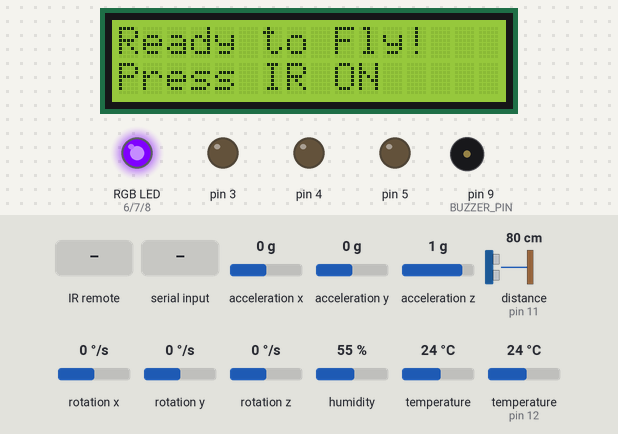
A sketch run on a simulated Arduino Uno, built with avr-gcc and run on an emulated ATmega328P. Shown: 16×2 character LCD, an RGB LED mixed from three pins (HIGH = lit), output pins drawn as LEDs (lit = HIGH), buzzer (waves = sounding). Dashed ring = blinking. The test bench sets the inputs (shaded band); at power-on: temperature (sensor on pin 12) 24 °C, acceleration x 0 g, acceleration y 0 g, acceleration z 1 g, distance to the obstacle (sensor on pin 11) 80 cm, rotation x 0 °/s, rotation y 0 °/s, rotation z 0 °/s, humidity 55 %, temperature 24 °C. Pins used as bus, display or sensor lines are not drawn; what the sketch prints to the serial monitor is not drawn.

Above: at 3.6 s.
3.7 s: infrared code 0x47E9055D received
At 5.6 s:
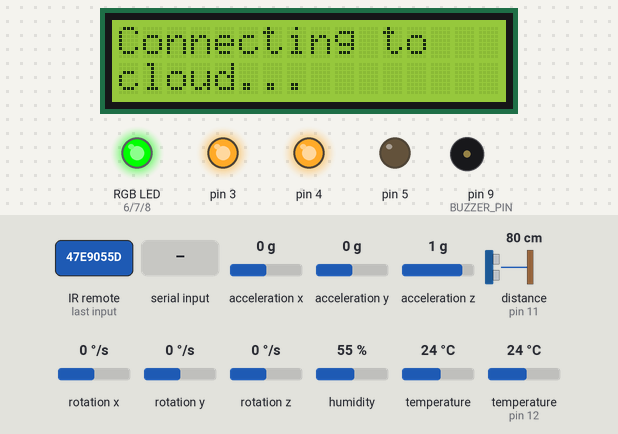
6.6 s: "CLOUD_OK\n" received over Serial
At 7.2 s:
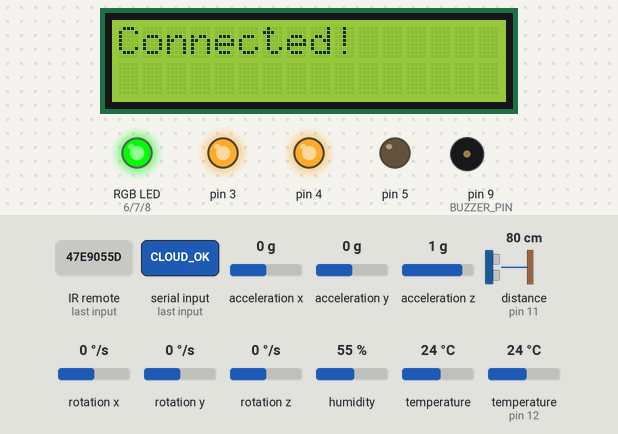
8.2 s: infrared code 0x3BDAB6CD received
At 9.8 s:
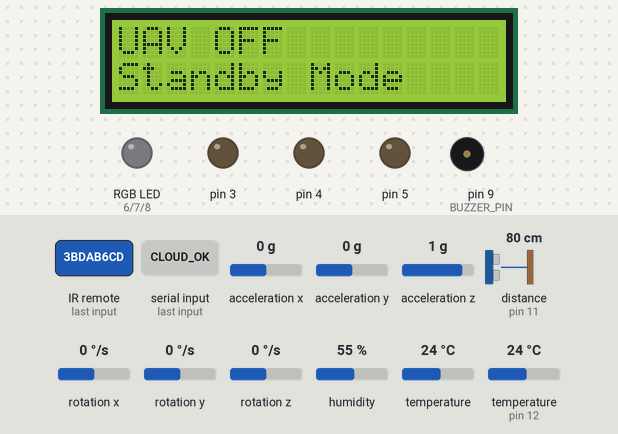
10.7 s: infrared code 0x47E9055D received
At 11.8 s:
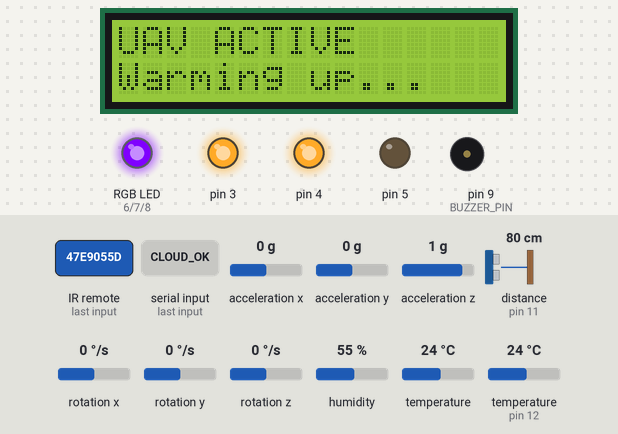
12.4 s: "CLOUD_FAIL\n" received over Serial
At 13.3 s:
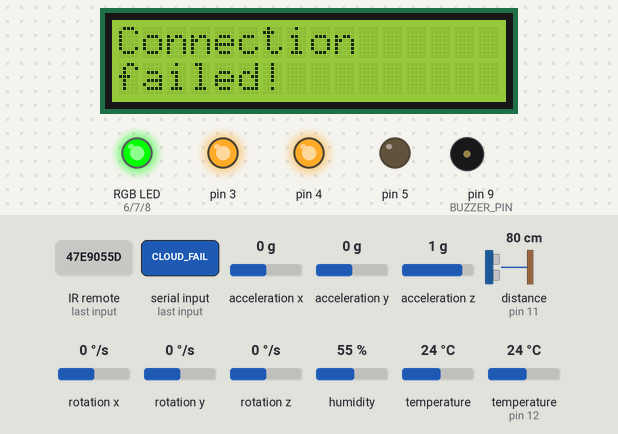
15.4 s: temperature (sensor on pin 12) set to 22 °C
18.4 s: temperature (sensor on pin 12) set to 19 °C
At 23.21 s:
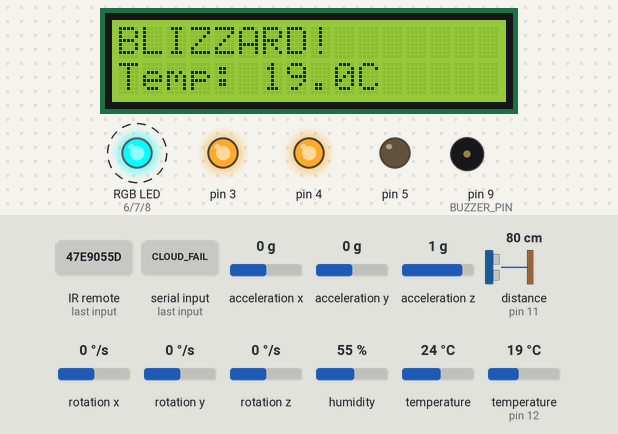
Timing chart, 0 to 26.6 s (numbered marks = the images above; inputs shaded):
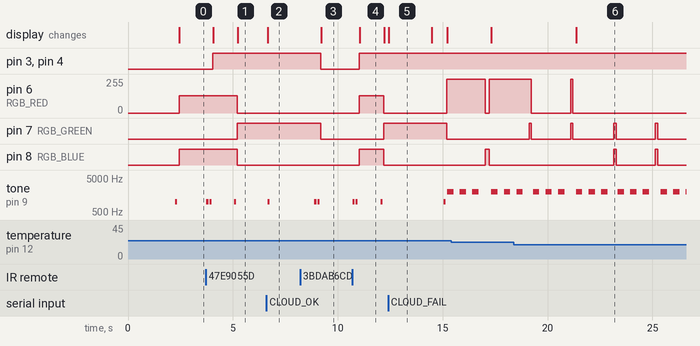

Measured:
- the behaviour switches between 21 and 20 °C on temperature (sensor on pin 12) (found by bisection; images 5 and 6)
- after the input at 3.7 s, pin 3, pin 4: LOW → HIGH after 0.34 s
- after the input at 6.6 s, tone on pin 9 (BUZZER_PIN): silent → 1000 Hz after 0.05 s, → silent 0.10 s later; the display: changes after 0.05 s (image 2)
- after the input at 8.2 s, pin 3, pin 4, pin 7 (RGB_GREEN): HIGH → LOW after 0.99 s; tone on pin 9 (BUZZER_PIN): alternates 1000 Hz for 0.10 s and silent for 0.05 s, 4 changes in all, then stays silent, starting after 0.69 s; the display: changes after 1.0 s (image 3)
- after the input at 10.7 s, pin 3, pin 4: LOW → HIGH after 0.31 s
- after the input at 12.4 s, pin 6 (RGB_RED): 0/255 → 255/255 after 2.8 s; pin 7 (RGB_GREEN): HIGH → LOW after 2.8 s; tone on pin 9 (BUZZER_PIN): silent → 1000 Hz after 2.6 s, → silent 0.10 s later, → 2000 Hz 0.08 s later; the display: changes at once (image 5)
- after the input at 18.4 s, pin 6 (RGB_RED): goes on until 21.2 s, then stays 0/255; pin 8 (RGB_BLUE): alternates HIGH for 0.10 s and LOW for 1.9 s, starting after 4.8 s; the display: changes after 3.0 s (image 6)

The sketch:

UAV_Telemetry_Proto.ino
```cpp
/*
 * =====================================================
 * DISASTER RECON UAV - Main Telemetry Sketch
 * =====================================================
 *
 * This sketch integrates all UAV components:
 * - Sensors: DHT11, MQ-2, Ultrasonic, MPU6050
 * - Actuators: LCD, RGB LED, Piezo Buzzer, DC Motor
 * - Control: IR Remote
 * - Communication: Serial to ThingSpeak via Python
 *
 * Date: 2025-11-30
 * =====================================================
 */

#include <Adafruit_MPU6050.h> // Adafruit MPU6050 library
#include <Adafruit_Sensor.h>
#include <DHT.h>
#include <IRremote.hpp>
#include <LiquidCrystal_I2C.h>
#include <Wire.h>


// Include our modular header files
#include "actuators.h"
#include "config.h"
#include "motor_control.h"
#include "sensors.h"

// Cloud integration variables
struct ThingSpeakData {
  float temp; float humid; int gas; int dist;
  int state; float pitch; float roll; float yaw;
};
ThingSpeakData receivedTSData;
bool cloudConnected = false;
#define THINGSPEAK_MODE 5


// ==========================================
// GLOBAL VARIABLES
// ==========================================

unsigned long lastUpdateTime = 0;
unsigned long lastDisplayUpdate = 0;
unsigned long lastDHTUpdate = 0; // Separate timer for DHT sensor
int displayMode = 0;

SensorData currentData;

// ==========================================
// SETUP
// ==========================================

void setup() {
  // Initialize Serial communication
  Serial.begin(BAUD_RATE);
  Serial.println(F("=============================="));
  Serial.println(F(" Disaster Recon UAV Starting"));
  Serial.println(F("=============================="));

  // Initialize LCD first for user feedback
  initializeLCD();
  delay(2000);

  // Initialize all components
  Serial.println(F("Initializing sensors..."));
  initializeSensors();

  Serial.println(F("Initializing actuators..."));
  initializeRGB();
  initializeBuzzer();

  Serial.println(F("Initializing motor..."));
  initializeMotor();

  Serial.println(F("Initializing IR receiver..."));
  IrReceiver.begin(IR_PIN, ENABLE_LED_FEEDBACK); // Start IR receiver

  // Ready signal
  beepReady(); // Short beep when ready
  displayReady();
  rgbPurple();

  Serial.println(F("System ready! Waiting for IR ON command..."));
  Serial.println(F(""));
}

// ==========================================
// MAIN LOOP
// ==========================================

unsigned long loopCount = 0; // Debug counter

void loop() {
  // Debug: Print every 100 loops to confirm loop is running
  loopCount++;
  if (loopCount % 100 == 0) {
    Serial.print(F("Loop running... count: "));
    Serial.println(loopCount);
  }

  // Check for IR remote commands
  handleIRRemote();

  // If UAV is ON, collect and transmit data
  if (currentState != STATE_OFF) {
    // Check if it's time to update sensors
    unsigned long currentTime = millis();

    // Check for cloud data if connected
    if (cloudConnected) {
      readThingSpeakData();
    }
    // Update DHT sensor more frequently (every 2 seconds for real-time display)
    if (currentTime - lastDHTUpdate >= 2000) {
      lastDHTUpdate = currentTime;
      currentData.temperature = readTemperature();
      currentData.humidity = readHumidity();

      // Update distance and MPU every 2 seconds for obstacle detection
      currentData.distance = readDistance();
      updateMPU();
      currentData.pitch = readPitch();
      currentData.roll = readRoll();
      currentData.yaw = readYaw();

      // ========================================
      // ENVIRONMENTAL THRESHOLD DETECTION
      // ========================================

      // Priority 1: Check for FIRE (Temperature ≥ 30°C)
      if (currentData.temperature >= 30) {
        lcd.clear();
        lcd.print(F("FIRE DETECTED!"));
        lcd.setCursor(0, 1);
        lcd.print(F("Temp: "));
        lcd.print(currentData.temperature, 1);
        lcd.print(F("C"));
        beepEnvironmental(); // Beeep Beeep Beeep
        rgbOrange();
        delay(100);
        rgbOff();
      }
      // Priority 2: Check for COLD/BLIZZARD (Temperature ≤ 20°C)
      else if (currentData.temperature <= 20) {
        lcd.clear();
        lcd.print(F("BLIZZARD!"));
        lcd.setCursor(0, 1);
        lcd.print(F("Temp: "));
        lcd.print(currentData.temperature, 1);
        lcd.print(F("C"));
        beepEnvironmental(); // Beeep Beeep Beeep
        rgbCyan();
        delay(100);
        rgbOff();
      }
      // Priority 3: Check for HURRICANE (Humidity 99-120%)
      else if (currentData.humidity >= 99 && currentData.humidity <= 120) {
        lcd.clear();
        lcd.print(F("HURRICANE!"));
        lcd.setCursor(0, 1);
        lcd.print(F("Humid: "));
        lcd.print(currentData.humidity, 0);
        lcd.print(F("%"));
        beepEnvironmental(); // Beeep Beeep Beeep
        rgbDeepBlue();
        delay(100);
        rgbOff();
      }
      // Priority 4: Check for GAS
      else if (isHazardousGas(currentData.gasLevel)) {
        lcd.clear();
        lcd.print(F("GAS DETECTED!"));
        lcd.setCursor(0, 1);
        lcd.print(F("Level: "));
        lcd.print(currentData.gasLevel);
        beepEnvironmental(); // Beeep Beeep Beeep
        rgbYellow();
        delay(100);
        rgbOff();
      }
      // Priority 5: Check for obstacles (distance < 5cm)
      else if (currentData.distance > 0 && currentData.distance < 5) {
        lcd.clear();
        lcd.print(F("OBSTACLE!"));
        lcd.setCursor(0, 1);
        lcd.print(F("Pulling up..."));
        beepObstacle(); // 5 short bursts
        rgbRed();
        delay(50);
        rgbOff();
      }
      // Priority 6: Check for excessive tilt (MPU)
      else if (abs(currentData.pitch) > 45 || abs(currentData.roll) > 45) {
        lcd.clear();
        lcd.print(F("TILT ALERT!"));
        lcd.setCursor(0, 1);
        lcd.print(F("Leveling..."));
        beepObstacle(); // 5 short bursts
        rgbRed();
        delay(50);
        rgbOff();
      }
    }

    // Update sensors and send data every UPDATE_INTERVAL (15 seconds)
    if (currentTime - lastUpdateTime >= UPDATE_INTERVAL) {
      lastUpdateTime = currentTime;

      // Read gas sensor
      currentData.gasLevel = readGasLevel();

      // Update state based on sensor readings
      updateState(currentData);

      // Send data to Serial (for Python to upload to ThingSpeak)
      sendDataToSerial(currentData);

      // Brief flash to indicate data transmission
      rgbBlue();
      delay(200);

      // Restore state color
      if (currentState == STATE_ACTIVE)
        rgbGreen();
      else if (currentState == STATE_ALERT)
        rgbRed();
    }

    // Update LCD display (rotate every 10 seconds)
    if (currentTime - lastDisplayUpdate >= 10000) {
      lastDisplayUpdate = currentTime;

      if (currentState == STATE_ACTIVE) {
        displayMode++;
        if (displayMode > THINGSPEAK_MODE) {
          displayMode = 0;
        }

        if (displayMode == THINGSPEAK_MODE && cloudConnected) {
          displayThingSpeakData(0);
        } else {
          displaySensorData(currentData, displayMode);
        }
      }
    }
  }

  // Small delay for stability
  delay(50);
}

// ==========================================
// IR REMOTE HANDLER
// ==========================================

void handleIRRemote() {
  // Check if IR data is available
  if (IrReceiver.decode()) {
    unsigned long irCode = IrReceiver.decodedIRData.decodedRawData;

    // Ignore repeat codes (0x0) - only process actual button codes
    if (irCode != 0x0) {
      Serial.println(F("=== IR SIGNAL DETECTED ==="));
      Serial.print(F("IR Code received: 0x"));
      Serial.println(irCode, HEX);

      beepIR(); // Short beep for IR button press

      // SIMPLIFIED: ANY button toggles UAV ON/OFF
      if (currentState == STATE_OFF) {
        // Turn ON
        Serial.println(F("IR: Turning UAV ON"));
        setState(STATE_IDLE);
        delay(1000); // Brief warm-up period
        setState(STATE_ACTIVE);

        // Connect to cloud
        connectToCloud();
      } else {
        // Turn OFF
        Serial.println(F("IR: Turning UAV OFF"));
        cloudConnected = false;
        setState(STATE_OFF);
      }
    }

    IrReceiver.resume(); // Enable receiving of the next value
  }
}

// ==========================================
// SEND DATA TO SERIAL (CSV FORMAT)
// ==========================================

void sendDataToSerial(SensorData data) {
  // Send CSV formatted data for Python script
  // Format: temp,humid,gas,dist,state,pitch,roll,yaw

  Serial.print(data.temperature, 1);
  Serial.print(F(","));
  Serial.print(data.humidity, 1);
  Serial.print(F(","));
  Serial.print(data.gasLevel);
  Serial.print(F(","));
  Serial.print(data.distance);
  Serial.print(F(","));
  Serial.print(currentState);
  Serial.print(F(","));
  Serial.print(data.pitch, 1);
  Serial.print(F(","));
  Serial.print(data.roll, 1);
  Serial.print(F(","));
  Serial.println(data.yaw, 1); // println for newline at end
}


// Cloud connection function
void connectToCloud() {
  lcd.clear();
  lcd.print(F("Connecting to"));
  lcd.setCursor(0, 1);
  lcd.print(F("cloud..."));
  Serial.println("CONNECT_CLOUD");

  unsigned long startTime = millis();
  while (millis() - startTime < 5000) {
    if (Serial.available()) {
      String response = Serial.readStringUntil('\n');
      if (response == "CLOUD_OK") {
        cloudConnected = true;
        lcd.clear();
        lcd.print(F("Connected!"));
        beepReady();
        delay(2000);
        return;
      } else if (response == "CLOUD_FAIL") {
        cloudConnected = false;
        lcd.clear();
        lcd.print(F("Connection"));
        lcd.setCursor(0, 1);
        lcd.print(F("failed!"));
        delay(2000);
        return;
      }
    }
    delay(100);
  }
  cloudConnected = false;
  lcd.clear();
  lcd.print(F("Timeout!"));
  delay(2000);
}

// Read ThingSpeak data from serial
void readThingSpeakData() {
  static String receivedString = "";
  static boolean newData = false;

  while (Serial.available()) {
    char inChar = (char)Serial.read();
    if (inChar == '\n') {
      newData = true;
      break;
    }
    if (isDigit(inChar) || inChar == '.' || inChar == '-' || inChar == '|') {
      receivedString += inChar;
    }
  }

  if (newData) {
    char tempStr[receivedString.length() + 1];
    receivedString.toCharArray(tempStr, sizeof(tempStr));
    char *token = strtok(tempStr, "|");
    int fieldIndex = 0;

    while (token != NULL) {
      float value = atof(token);
      switch (fieldIndex) {
        case 0: receivedTSData.temp = value; break;
        case 1: receivedTSData.humid = value; break;
        case 2: receivedTSData.gas = (int)value; break;
        case 3: receivedTSData.dist = (int)value; break;
        case 4: receivedTSData.state = (int)value; break;
        case 5: receivedTSData.pitch = value; break;
        case 6: receivedTSData.roll = value; break;
        case 7: receivedTSData.yaw = value; break;
      }
      fieldIndex++;
      token = strtok(NULL, "|");
    }
    receivedString = "";
    newData = false;
  }
}

// Display ThingSpeak cloud data
void displayThingSpeakData(int mode) {
  static int tsDisplayStep = 0;
  lcd.clear();
  lcd.setCursor(0, 0);

  if (tsDisplayStep == 0) {
    lcd.print(F("Cloud T/H: "));
    lcd.print(receivedTSData.temp, 1);
    lcd.setCursor(0, 1);
    lcd.print(receivedTSData.humid, 0);
    lcd.print(F("%"));
  }
  else if (tsDisplayStep == 1) {
    lcd.print(F("Cloud Gas: "));
    lcd.print(receivedTSData.gas);
    lcd.setCursor(0, 1);
    lcd.print(F("Dist: "));
    lcd.print(receivedTSData.dist);
    lcd.print(F("cm"));
  }
  else if (tsDisplayStep == 2) {
    lcd.print(F("Cloud P/R: "));
    lcd.print(receivedTSData.pitch, 0);
    lcd.setCursor(0, 1);
    lcd.print(receivedTSData.roll, 0);
    lcd.print(F(" deg"));
  }
  else if (tsDisplayStep == 3) {
    lcd.print(F("Cloud Yaw: "));
    lcd.print(receivedTSData.yaw, 0);
    lcd.setCursor(0, 1);
    lcd.print(F("State: "));
    lcd.print(receivedTSData.state);
  }

  tsDisplayStep++;
  if (tsDisplayStep > 3) tsDisplayStep = 0;
}
```

actuators.h
```cpp
/*
 * Actuator Functions for Disaster Recon UAV
 *
 * Controls all output devices:
 * - LCD Display (I2C 16x2)
 * - RGB LED (status indicator)
 * - Piezo Buzzer (alerts)
 */

#ifndef ACTUATORS_H
#define ACTUATORS_H

#include "config.h"  // For LCD_ADDRESS, RGB pins, buzzer constants
#include "sensors.h" // For SensorData type
#include <LiquidCrystal_I2C.h>

// Global LCD object
LiquidCrystal_I2C lcd(LCD_ADDRESS, LCD_COLS, LCD_ROWS);

// ==========================================
// LCD INITIALIZATION
// ==========================================

void initializeLCD() {
  lcd.init();
  lcd.backlight();
  lcd.clear();
  lcd.print(F("UAV Initializing"));
  lcd.setCursor(0, 1);
  lcd.print(F("Please wait..."));
}

// ==========================================
// LCD DISPLAY FUNCTIONS
// ==========================================

void displayReady() {
  lcd.backlight();
  lcd.clear();
  lcd.print(F("Ready to Fly!"));
  lcd.setCursor(0, 1);
  lcd.print(F("Press IR ON"));
}

void displayOff() {
  lcd.backlight();
  lcd.clear();
  lcd.print(F("UAV OFF"));
  lcd.setCursor(0, 1);
  lcd.print(F("Standby Mode"));
}

void displaySensorData(SensorData data, int displayMode) {
  lcd.backlight();
  lcd.clear();

  // Rotate display between different sensor readings
  switch (displayMode % 4) {
  case 0: // Temperature & Humidity
    lcd.print(F("T:"));
    lcd.print(data.temperature, 1);
    lcd.print(F("C H:"));
    lcd.print(data.humidity, 0);
    lcd.print(F("%"));
    lcd.setCursor(0, 1);
    lcd.print(F("Gas:"));
    lcd.print(data.gasLevel);
    break;

  case 1: // Gas & Distance
    lcd.print(F("Gas:"));
    lcd.print(data.gasLevel);
    lcd.print(F(" ("));
    lcd.print((data.gasLevel * 100) / 1023);
    lcd.print(F("%)"));
    lcd.setCursor(0, 1);
    lcd.print(F("Dist:"));
    lcd.print(data.distance);
    lcd.print(F(" cm"));
    break;

  case 2: // Pitch & Roll
    lcd.print(F("Pitch:"));
    lcd.print(data.pitch, 1);
    lcd.setCursor(0, 1);
    lcd.print(F("Roll:"));
    lcd.print(data.roll, 1);
    break;

  case 3: // Yaw
    lcd.print(F("Yaw:"));
    lcd.print(data.yaw, 1);
    lcd.setCursor(0, 1);
    lcd.print(F("Heading"));
    break;
  }
}

void displayAlert() {
  lcd.backlight();
  lcd.clear();
  lcd.print(F("!!! ALERT !!!"));
  lcd.setCursor(0, 1);
  lcd.print(F("GAS DETECTED!"));
}

void displayError() {
  lcd.backlight();
  lcd.clear();
  lcd.print(F("SENSOR ERROR"));
  lcd.setCursor(0, 1);
  lcd.print(F("Check wiring"));
}

// ==========================================
// RGB LED FUNCTIONS
// ====================================================================================

void setRGBColor(int red, int green, int blue) {
  analogWrite(RGB_RED, red);
  analogWrite(RGB_GREEN, green);
  analogWrite(RGB_BLUE, blue);
}

void initializeRGB() {
  pinMode(RGB_RED, OUTPUT);
  pinMode(RGB_GREEN, OUTPUT);
  pinMode(RGB_BLUE, OUTPUT);
  setRGBColor(0, 0, 0); // Start with LED off
}

// Status colors
void rgbOff() { setRGBColor(0, 0, 0); }

void rgbGreen() { // Normal operation
  setRGBColor(0, 255, 0);
}

void rgbBlue() { // Uploading data
  setRGBColor(0, 0, 255);
}

void rgbRed() { // Hazard alert
  setRGBColor(255, 0, 0);
}

void rgbYellow() { // Warning/Gas
  setRGBColor(255, 255, 0);
}

void rgbPurple() { // Idle/ready
  setRGBColor(128, 0, 128);
}

// Environmental alert colors
void rgbOrange() { // Fire alert (≥30°C)
  setRGBColor(255, 165, 0);
}

void rgbCyan() { // Cold/blizzard alert (≤20°C)
  setRGBColor(0, 255, 255);
}

void rgbDeepBlue() { // Hurricane alert (99-120% humidity)
  setRGBColor(0, 0, 139);
}

// ==========================================
// PIEZO BUZZER FUNCTIONS
// ==========================================

void initializeBuzzer() { pinMode(BUZZER_PIN, OUTPUT); }

// Short beep - for ready and IR press
void beepShort() {
  tone(BUZZER_PIN, TONE_READY, 100);
  delay(150);
  noTone(BUZZER_PIN);
}

// Ready beep (same as short beep)
void beepReady() { beepShort(); }

// IR button press beep
void beepIR() { beepShort(); }

// State change beep (keep for compatibility)
void beepStateChange() { beepShort(); }

// Obstacle/Tilt - short bursts (5 quick beeps)
void beepObstacle() {
  for (int i = 0; i < 5; i++) {
    tone(BUZZER_PIN, TONE_HAZARD, 80);
    delay(100);
    noTone(BUZZER_PIN);
    delay(50);
  }
}

// Environmental hazard - medium length beeps (Beeep Beeep Beeep)
void beepEnvironmental() {
  for (int i = 0; i < 3; i++) {
    tone(BUZZER_PIN, TONE_HAZARD, 300);
    delay(400);
    noTone(BUZZER_PIN);
    delay(200);
  }
}

// Gas hazard (use environmental pattern)
void beepHazard() { beepEnvironmental(); }

#endif // ACTUATORS_H
```

Source omitted: motor_control.h (3360 bytes), sensors.h (4796 bytes), config.h (3260 bytes)
